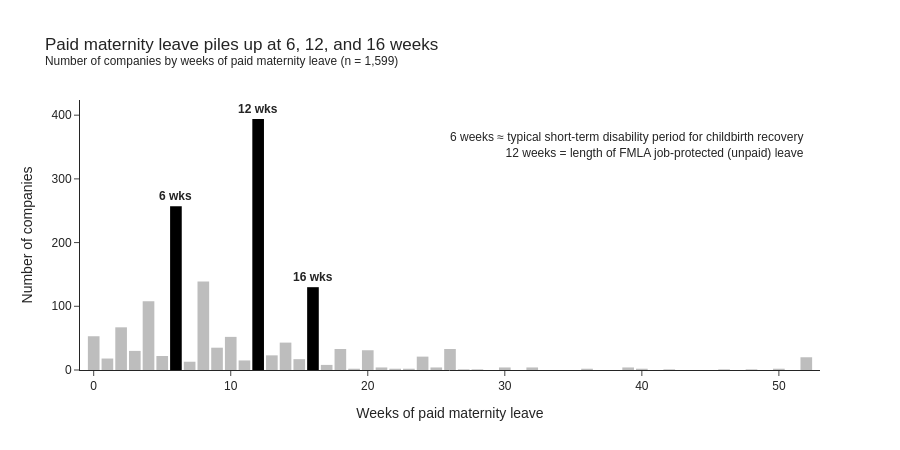

The code cell stored with this chart in its notebook:
### Markdown cell above
### 1. How much paid maternity leave do companies offer?

### Code cell
# Round fractional values (e.g., 7.5 weeks, the median of conflicting reports) to the nearest week for plotting
mat_weeks = (df['Paid Maternity Leave'].round()
             .value_counts()
             .rename_axis('Weeks')
             .reset_index(name='Companies')
             .sort_values('Weeks'))
mat_weeks['Share (%)'] = (mat_weeks['Companies'] / mat_weeks['Companies'].sum() * 100).round(1)
mat_weeks['Highlight'] = mat_weeks['Weeks'].isin([6, 12, 16]).map({True: 'Common policy length', False: 'Other'})

fig = px.bar(
    mat_weeks, x='Weeks', y='Companies', color='Highlight',
    color_discrete_map={'Common policy length': 'black', 'Other': GRAY},
    hover_data=['Share (%)'],
    title=f'Paid maternity leave piles up at 6, 12, and 16 weeks<br><sup>Number of companies by weeks of paid maternity leave (n = {len(df):,})</sup>',
    labels={'Weeks': 'Weeks of paid maternity leave', 'Companies': 'Number of companies'},
)
fig.update_traces(marker_line_width=0)
fig.update_layout(showlegend=False, bargap=0.15, height=450, xaxis_range=[-1, 53])
for w in [6, 12, 16]:
    fig.add_annotation(x=w, y=mat_weeks.set_index('Weeks').loc[w, 'Companies'], text=f'<b>{w} wks</b>',
                       showarrow=False, yshift=10)
fig.add_annotation(x=52, y=380, xanchor='right', yanchor='top', align='right', showarrow=False,
                   text='6 weeks ≈ typical short-term disability period for childbirth recovery<br>'
                        '12 weeks = length of FMLA job-protected (unpaid) leave')
fig.show()

### Figure 1 — Plotly figure (JSON) as saved in the notebook; plotly's stock layout.template omitted (floating-point values rounded to 4 significant figures)
{"data": [{"customdata": [[3.3], [1.1], [4.2], [1.9], [6.8], [1.4], [0.8], [8.7], [2.2], [3.3], [0.9], [1.4], [2.7], [1.1], [0.5], [2.1], [0.1], [1.9], [0.3], [0.1], [0.1], [1.3], [0.3], [2.1], [0.1], [0.1], [0.3], [0.3], [0.1], [0.3], [0.1], [0.1], [0.1], [0.1], [0.1], [1.3]], "hovertemplate": "Highlight=Other<br>Weeks of paid maternity leave=%{x}<br>Number of companies=%{y}<br>Share (%)=%{customdata[0]}<extra></extra>", "legendgroup": "Other", "marker": {"color": "#BDBDBD", "line": {"width": 0}, "pattern": {"shape": ""}}, "name": "Other", "orientation": "v", "showlegend": true, "textposition": "auto", "type": "bar", "x": [0.0, 1.0, 2.0, 3.0, 4.0, 5.0, 7.0, 8.0, 9.0, 10.0, 11.0, 13.0, 14.0, 15.0, 17.0, 18.0, 19.0, 20.0, 21.0, 22.0, 23.0, 24.0, 25.0, 26.0, 27.0, 28.0, 30.0, 32.0, 36.0, 39.0, 40.0, 42.0, 46.0, 48.0, 50.0, 52.0], "xaxis": "x", "y": [53, 18, 67, 30, 108, 22, 13, 139, 35, 52, 15, 23, 43, 17, 8, 33, 2, 31, 4, 2, 2, 21, 4, 33, 1, 1, 4, 4, 2, 4, 2, 1, 1, 1, 2, 20], "yaxis": "y"}, {"customdata": [[16.1], [24.6], [8.1]], "hovertemplate": "Highlight=Common policy length<br>Weeks of paid maternity leave=%{x}<br>Number of companies=%{y}<br>Share (%)=%{customdata[0]}<extra></extra>", "legendgroup": "Common policy length", "marker": {"color": "black", "line": {"width": 0}, "pattern": {"shape": ""}}, "name": "Common policy length", "orientation": "v", "showlegend": true, "textposition": "auto", "type": "bar", "x": [6.0, 12.0, 16.0], "xaxis": "x", "y": [257, 394, 130], "yaxis": "y"}], "layout": {"annotations": [{"showarrow": false, "text": "<b>6 wks</b>", "x": 6, "y": 257, "yshift": 10}, {"showarrow": false, "text": "<b>12 wks</b>", "x": 12, "y": 394, "yshift": 10}, {"showarrow": false, "text": "<b>16 wks</b>", "x": 16, "y": 130, "yshift": 10}, {"align": "right", "showarrow": false, "text": "6 weeks ≈ typical short-term disability period for childbirth recovery<br>12 weeks = length of FMLA job-protected (unpaid) leave", "x": 52, "xanchor": "right", "y": 380, "yanchor": "top"}], "bargap": 0.15, "barmode": "relative", "height": 450, "legend": {"title": {"text": "Highlight"}, "tracegroupgap": 0}, "showlegend": false, "title": {"text": "Paid maternity leave piles up at 6, 12, and 16 weeks<br><sup>Number of companies by weeks of paid maternity leave (n = 1,599)</sup>"}, "xaxis": {"anchor": "y", "domain": [0.0, 1.0], "range": [-1, 53], "title": {"text": "Weeks of paid maternity leave"}}, "yaxis": {"anchor": "x", "domain": [0.0, 1.0], "title": {"text": "Number of companies"}}}}
